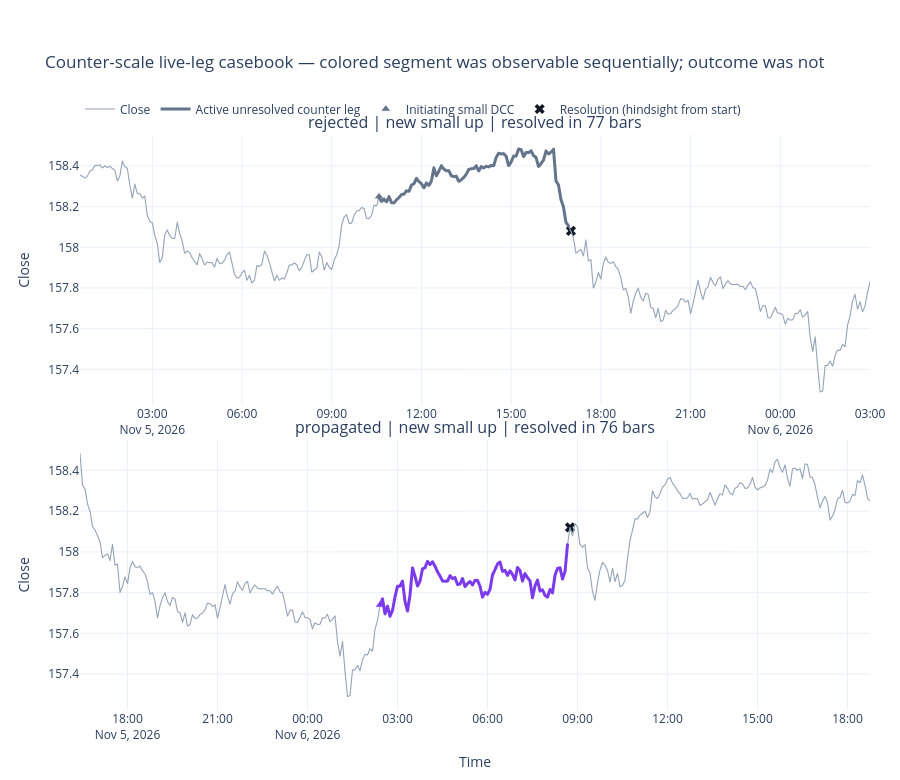

The notebook cell this image was saved under:
### Code cell
live_leg_casebook_for_plot = live_leg_casebook
live_leg_casebook_fig = plot_dc_counter_scale_price_casebook(
    prices=prices,
    trajectories=counter_leg_trajectories,
    attempts=live_leg_casebook_for_plot,
    bars_before=120,
    bars_after=120,
)
live_leg_casebook_fig.show()
